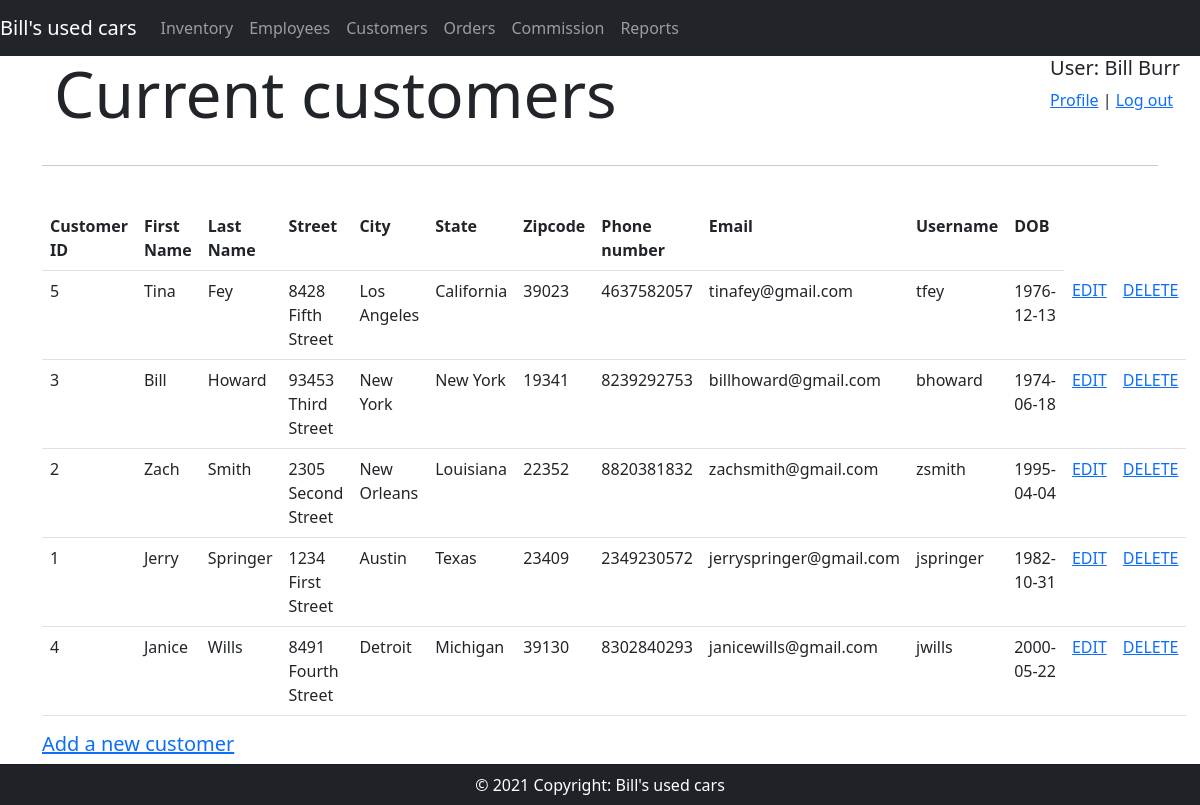
Page /admin/fetchCustomers.php (signed in) on the committed database.
### tables this page shows
CREATE TABLE IF NOT EXISTS `customers` (
  `customer_ID` int(11) NOT NULL AUTO_INCREMENT,
  `customer_first_name` varchar(50) NOT NULL,
  `customer_last_name` varchar(50) NOT NULL,
  `customer_street` varchar(50) NOT NULL,
  `customer_city` varchar(50) NOT NULL,
  `customer_state` varchar(50) NOT NULL,
  `customer_zip_code` int(11) NOT NULL,
  `customer_phone_number` varchar(11) NOT NULL,
  `customer_email` varchar(50) NOT NULL,
  `customer_username` varchar(50) NOT NULL,
  `customer_DOB` date NOT NULL,
  PRIMARY KEY (`customer_ID`),
  UNIQUE KEY `customer_ID` (`customer_ID`)
);

### admin/fetchCustomers.php (the view, shortened to what this page needs)
<?php
require('dbconnector.php');
require('admin_menu.php');
?>
   <div class="jumbotron">
     <div class="container">
     <div class="row">
         <div class="col-md-8">
            <h1 class="display-3">Current customers</h1>
          </div>
     </div>
          <hr class="my-4">
               <table class="table">
          <tr>
               <table class="table">
          <tr>
                <th scope="col">Customer ID</th>
                <th scope="col">First Name</th>
                <th scope="col">Last Name</th>
                <th scope="col">Street</th>
                <th scope="col">City</th>
                <th scope="col">State</th>
                <th scope="col">Zipcode</th>
                <th scope="col">Phone number</th>
                <th scope="col">Email</th>
                <th scope="col">Username</th>
				<th scope="col">DOB</th>
          </tr>
              <?php
        $sql = "SELECT * FROM customers ORDER BY customer_last_name ASC";
        $result = $connection->query($sql);
        if($result->num_rows>0)
        {
            while($row=$result -> fetch_assoc())
            {
               echo "<tr><td>". $row['customer_ID']."</td>\n";
               echo "<td>". $row['customer_first_name']."</td>\n";
               echo "<td>". $row['customer_last_name']."</td>\n";
               echo "<td>". $row['customer_street']."</td>\n";
               echo "<td>". $row['customer_city']."</td>\n";
               echo "<td>". $row['customer_state']."</td>\n";
               echo "<td>". $row['customer_zip_code']."</td>\n";
               echo "<td>". $row['customer_phone_number']."</td>\n";
               echo "<td>". $row['customer_email']."</td>\n";
                echo "<td>". $row['customer_username']."</td>\n";
               echo "<td>". $row['customer_DOB']."</td>\n";
                echo "<td><a href='addCustomer.php?customerID=". $row['customer_ID']."'>EDIT</a></td>";
               echo "<td><a  onclick=\"return confirm('Do you really want to delete this customer?')\" href='deleteCustomer.php?customerID=". $row['customer_ID']."'>DELETE</a></td>\n";
                    echo "</tr>";
            }
        }
        else{
            echo "No Results";
        }
        ?>
          </tr>
      </table>
       <div class="row">
         <div class="col-md-8">
             <h5><a href="addCustomer.php">Add a new customer</a></h5>
          </div>
        </div>
      </div>
<?php
    require('admin_footer.php');
?>

### rows in the picture
customers: customer_ID "5", customer_first_name "Tina", customer_last_name "Fey", customer_street "8428 Fifth Street", customer_city "Los Angeles", customer_state "California", customer_zip_code "39023", customer_phone_number "4637582057", customer_email "tinafey@gmail.com", customer_username "tfey", customer_DOB "1976-12-13"
customers: customer_ID "3", customer_first_name "Bill", customer_last_name "Howard", customer_street "93453 Third Street", customer_city "New York", customer_state "New York", customer_zip_code "19341", customer_phone_number "8239292753", customer_email "billhoward@gmail.com", customer_username "bhoward", customer_DOB "1974-06-18"
customers: customer_ID "2", customer_first_name "Zach", customer_last_name "Smith", customer_street "2305 Second Street", customer_city "New Orleans", customer_state "Louisiana", customer_zip_code "22352", customer_phone_number "8820381832", customer_email "zachsmith@gmail.com", customer_username "zsmith", customer_DOB "1995-04-04"
customers: customer_ID "1", customer_first_name "Jerry", customer_last_name "Springer", customer_street "1234 First Street", customer_city "Austin", customer_state "Texas", customer_zip_code "23409", customer_phone_number "2349230572", customer_email "jerryspringer@gmail.com", customer_username "jspringer", customer_DOB "1982-10-31"
customers: customer_ID "4", customer_first_name "Janice", customer_last_name "Wills", customer_street "8491 Fourth Street", customer_city "Detroit", customer_state "Michigan", customer_zip_code "39130", customer_phone_number "8302840293", customer_email "janicewills@gmail.com", customer_username "jwills", customer_DOB "2000-05-22"

### other values in the picture
$first_name "Bill"
$last_name "Burr"
